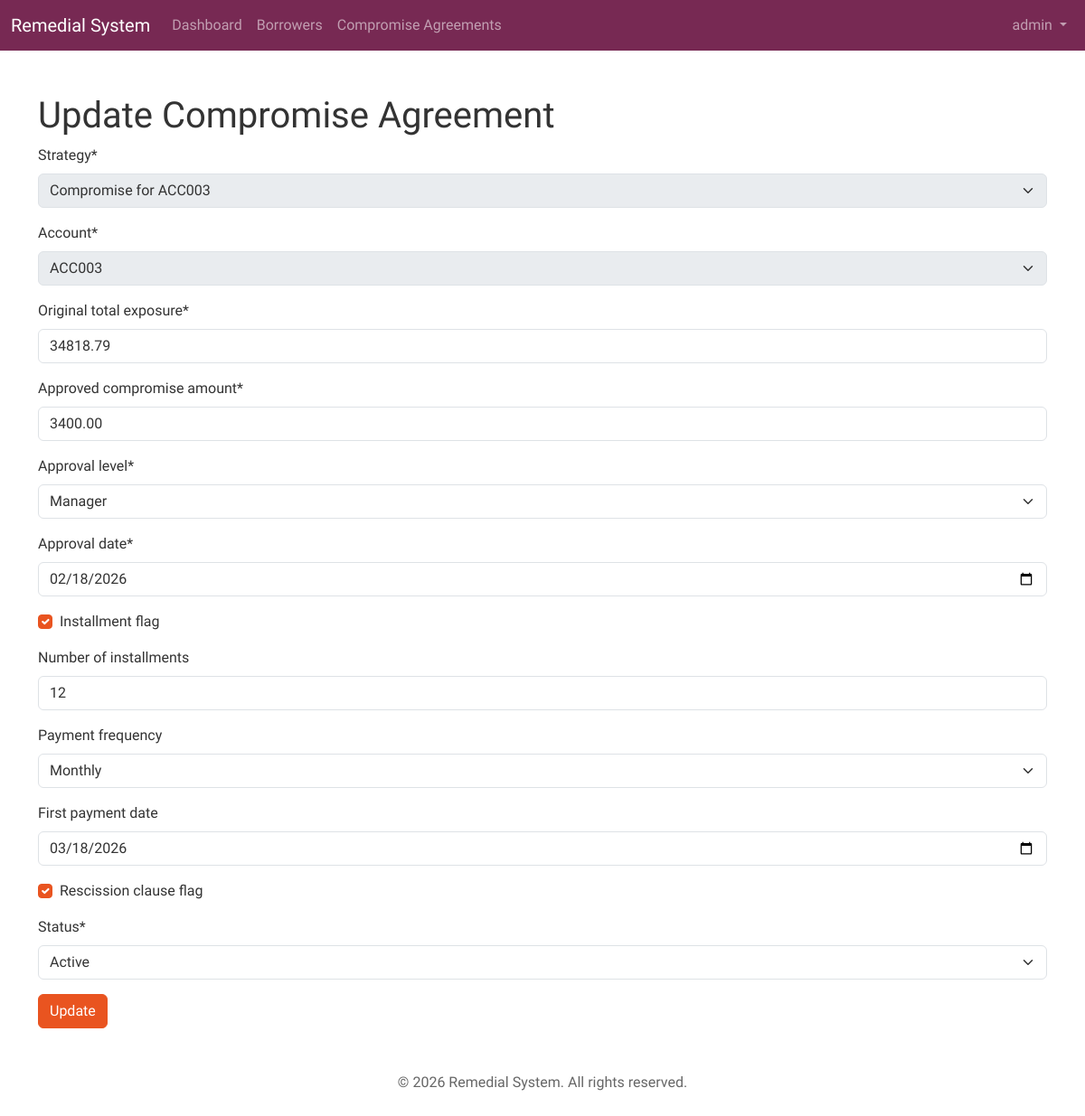
/compromise/1/update/ (signed in), run on the app's committed database.
### users/models.py (models this page shows)
class User(AbstractUser):
    class Role(models.TextChoices):
        ACCOUNT_OFFICER = 'ACCOUNT_OFFICER', _('Account Officer')
        MANAGER = 'MANAGER', _('Manager')
        BOARD_MEMBER = 'BOARD_MEMBER', _('Board Member')
    role = models.CharField(max_length=20, choices=Role.choices, default=Role.ACCOUNT_OFFICER)

### account_master/models.py (models this page shows, shortened)
class AuditableModel(models.Model):
    created_at = models.DateTimeField(auto_now_add=True)
    created_by = models.ForeignKey(get_user_model(), related_name='%(class)s_created_by', on_delete=models.SET_NULL, null=True, blank=True)
    updated_at = models.DateTimeField(auto_now=True)
    updated_by = models.ForeignKey(get_user_model(), related_name='%(class)s_updated_by', on_delete=models.SET_NULL, null=True, blank=True)
    class Meta:
        abstract = True

class RemedialStrategy(AuditableModel):
    STRATEGY_TYPE_CHOICES = [
        ('Intensive Collection', _('Intensive Collection')),
        ('Restructuring', _('Restructuring')),
        ('Compromise', _('Compromise')),
        ('Foreclosure', _('Foreclosure')),
        ('Legal Action', _('Legal Action')),
        ('Write-Off', _('Write-Off')),
    ]
    class StrategyStatus(models.TextChoices):
        ACTIVE = 'ACTIVE', _('Active')
        COMPLETED = 'COMPLETED', _('Completed')
        CANCELLED = 'CANCELLED', _('Cancelled')
    strategy_id = models.AutoField(primary_key=True)
    account = models.ForeignKey(LoanAccount, on_delete=models.CASCADE, related_name='remedial_strategies')
    strategy_type = models.CharField(max_length=50, choices=STRATEGY_TYPE_CHOICES)
    strategy_start_date = models.DateField()
    strategy_status = models.CharField(max_length=10, choices=StrategyStatus.choices, default=StrategyStatus.ACTIVE)
    strategy_outcome = models.TextField(blank=True)
    def __str__(self):
        return f"{self.strategy_type} for {self.account.loan_id}"
    class Meta:
        constraints = [
            models.UniqueConstraint(
                fields=['account', 'strategy_type'],
                condition=models.Q(strategy_status='ACTIVE'),
                name='unique_active_strategy_per_account'
            )
        ]

### compromise_agreement/models.py (models this page shows, shortened)
class CompromiseAgreement(models.Model):
    class ApprovalLevel(models.TextChoices):
        AO = 'AO', _('Account Officer')
        MANAGER = 'MANAGER', _('Manager')
        BOARD = 'BOARD', _('Board')
    class CompromiseStatus(models.TextChoices):
        ACTIVE = 'ACTIVE', _('Active')
        COMPLETED = 'COMPLETED', _('Completed')
        RESCINDED = 'RESCINDED', _('Rescinded')
        SUPERSEDED = 'SUPERSEDED', _('Superseded')
    class PaymentFrequency(models.TextChoices):
        WEEKLY = 'WEEKLY', _('Weekly')
        BI_WEEKLY = 'BI_WEEKLY', _('Bi-Weekly')
        MONTHLY = 'MONTHLY', _('Monthly')
    compromise_id = models.AutoField(primary_key=True)
    strategy = models.ForeignKey(RemedialStrategy, on_delete=models.CASCADE, related_name='compromise_agreements')
    account = models.ForeignKey(LoanAccount, on_delete=models.CASCADE, related_name='compromise_agreements')
    original_total_exposure = models.DecimalField(max_digits=15, decimal_places=2)
    approved_compromise_amount = models.DecimalField(max_digits=15, decimal_places=2)
    discount_amount = models.DecimalField(max_digits=15, decimal_places=2, editable=False)
    discount_percentage = models.DecimalField(max_digits=5, decimal_places=2, editable=False)
    approval_level = models.CharField(max_length=10, choices=ApprovalLevel.choices)
    approval_date = models.DateField()
    installment_flag = models.BooleanField(default=False)
    rescission_clause_flag = models.BooleanField(default=True)
    status = models.CharField(max_length=10, choices=CompromiseStatus.choices, default=CompromiseStatus.ACTIVE)
    number_of_installments = models.PositiveIntegerField(null=True, blank=True)
    payment_frequency = models.CharField(max_length=10, choices=PaymentFrequency.choices, null=True, blank=True)
    first_payment_date = models.DateField(null=True, blank=True)
    created_at = models.DateTimeField(auto_now_add=True)
    updated_at = models.DateTimeField(auto_now=True)
    created_by = models.ForeignKey(User, on_delete=models.SET_NULL, null=True, related_name='compromise_agreements_created')
    updated_by = models.ForeignKey(User, on_delete=models.SET_NULL, null=True, related_name='compromise_agreements_updated')

### compromise_agreement/views.py (the view, shortened to what this page needs)
# urls.py: path('<int:pk>/update/', CompromiseAgreementUpdateView.as_view(), name='compromise_agreement_update'),
class CompromiseAgreementUpdateView(LoginRequiredMixin, UpdateView):
    model = CompromiseAgreement
    form_class = CompromiseAgreementForm
    template_name = 'compromise_agreement/compromise_agreement_form.html'
    def get_context_data(self, **kwargs):
        context = super().get_context_data(**kwargs)
        context['strategy'] = self.object.strategy
        context['account'] = self.object.account
        return context

### compromise_agreement/forms.py
class CompromiseAgreementForm(forms.ModelForm):
    def __init__(self, *args, **kwargs):
        super().__init__(*args, **kwargs)
        self.fields['strategy'].disabled = True
        self.fields['account'].disabled = True
    class Meta:
        model = CompromiseAgreement
        fields = [
            'strategy',
            'account',
            'original_total_exposure',
            'approved_compromise_amount',
            'approval_level',
            'approval_date',
            'installment_flag',
            'number_of_installments',
            'payment_frequency',
            'first_payment_date',
            'rescission_clause_flag',
            'status',
        ]
        widgets = {
            'approval_date': forms.DateInput(attrs={'type': 'date'}),
            'first_payment_date': forms.DateInput(attrs={'type': 'date'}),
        }

### account_master/models.py (called while the page is built)
    def __str__(self):
        return self.loan_id

### compromise_agreement/templates/compromise_agreement/compromise_agreement_form.html (shortened to what this page needs)
{% extends "base.html" %}
{% load crispy_forms_tags %}
{% block content %}
    <h1>{% if object %}Update Compromise Agreement{% else %}Create Compromise Agreement{% endif %}</h1>
    <form method="post">
        {{ form|crispy }}
        <button type="submit" class="btn btn-primary">{% if object %}Update{% else %}Create{% endif %}</button>
    </form>
{% endblock %}

### account_master/templates/base.html (shortened to what this page needs)
{% load crispy_forms_tags %}
<!DOCTYPE html>
<html lang="en">
<head>
    <link href="https://bootswatch.com/5/united/bootstrap.min.css" rel="stylesheet">
    <link rel="stylesheet" href="https://cdn.jsdelivr.net/npm/bootstrap-icons@1.11.3/font/bootstrap-icons.min.css">
</head>
<body>
    <nav class="navbar navbar-expand-lg navbar-dark bg-dark">
        <div class="container-fluid">
            <a class="navbar-brand" href="/">Remedial System</a>
            <div class="collapse navbar-collapse" id="navbarNav">
                <ul class="navbar-nav me-auto">
                    <li class="nav-item">
                        <a class="nav-link" href="{% url 'dashboard' %}">Dashboard</a>
                    </li>
                    <li class="nav-item">
                        <a class="nav-link" href="{% url 'borrower_list' %}">Borrowers</a>
                    </li>
                    <li class="nav-item">
                        <a class="nav-link" href="{% url 'compromise_agreement_list' %}">Compromise Agreements</a>
                    </li>
                </ul>
                <ul class="navbar-nav ms-auto">
                    {% if user.is_authenticated %}
                        <li class="nav-item dropdown">
                            <a class="nav-link dropdown-toggle" href="#" id="navbarDropdown" role="button" data-bs-toggle="dropdown">
                                {{ user.get_full_name|default:user.username }}
                            </a>
                        </li>
                    {% endif %}
                </ul>
            </div>
        </div>
    </nav>
    <main class="container mt-5">
        {% block content %}{% endblock %}
    </main>
    <footer class="mt-5 text-center text-muted pb-3">
        <p>&copy; 2026 Remedial System. All rights reserved.</p>
    </footer>
</body>
</html>

### data on the page
User: get_full_name "admin"
RemedialStrategy: strategy "Compromise for ACC003", account "ACC003"
CompromiseAgreement: original_total_exposure "34818.79", approved_compromise_amount "3400.00", approval_level "Manager", approval_date "02/18/2026", installment_flag "☑", number_of_installments "12", payment_frequency "Monthly", first_payment_date "03/18/2026", rescission_clause_flag "☑", status "Active"
